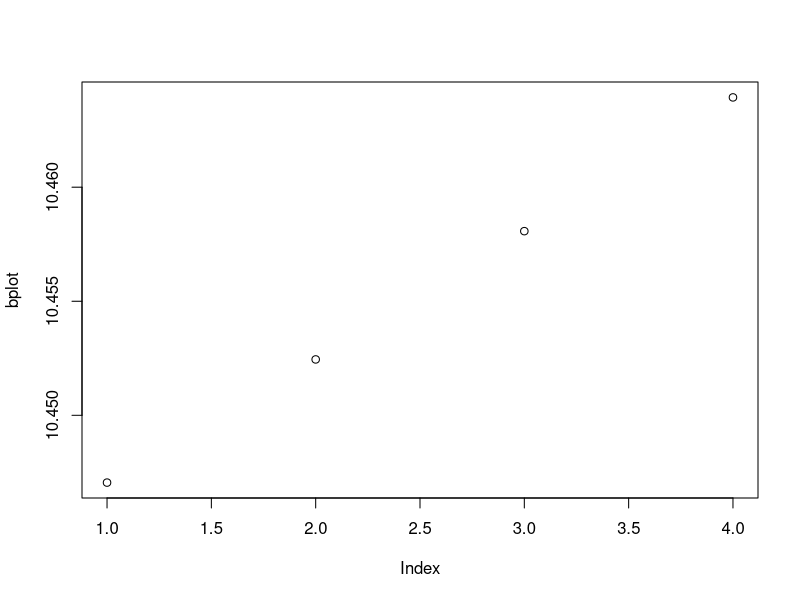
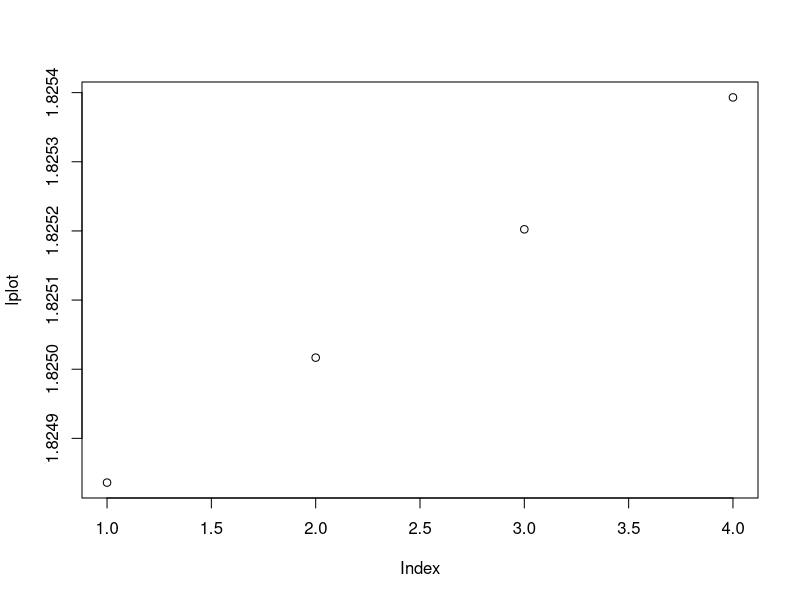

Reproduce these figures in R, in order.
#C�digo del Reto #3
#Realizado por...Juan Pablo Amorocho, Nicolas P�rez Fonseca, Jose Alejandro Lopez Garcia y
#Diego Fernando Trujillo Alvarez
#Ingreso de Datos:
l = 0.03200
n = 1.82466
b = 1.61305
uc =10.44186 
ux = 0.30010 
h = 0.5
k = 1
#Funciones: 
Mean <-function(l,n,uc,ux,h){
  temp <- (l/n)*uc*ux*h
  return(temp) 
}

Variance <-function(l,n,b,uc,ux,h){
  temp <- ((2*l)/(n^3))*((n*h)-1+exp(-n*h))*(2*uc*(ux^2)+(((b^2)*(ux^2)*uc*(uc-1))/((b^2)-(n^2))))-((2*l)*((b*h)-1+exp(-b*h))*(((ux^2)*uc*(uc-1))/((b^2)*((b^2)-(n^2)))))
  return(temp) 
}

Covarianza <- function(l,n,b,uc,ux,h,k){
  temp <- ((2*l)/(n^3))*((1+exp((-n)*h))^2)*(exp((-n)*(k-1)*h))*((uc*(ux^2))+((((b^2)*(ux^2)*uc*(uc-1))/(2*((b^2)-(n^2))))))-(2*l)*((1-exp(-1*b*h))^2)*exp((-b)*(k-1)*h)*((uc*(ux^2) * (uc - 1))/((2*b^2)* ((b^2)-(n^2))))
  return(temp)
}
#Valores Iniciales: 
esperanza=Mean(l,n,uc,ux,h)
esperanza

varianza=Variance(l,n,b,uc,ux,h)
varianza

covarianza=Covarianza(l,n,b,uc,ux,h,k)
covarianza

varianza=Variance(l,n,b,uc,ux,h)
varianza

# vanilla RK4 escrito en R (09Dec2011) v1.1m, Modificado el (24Noviembre2020)
#	C�digo Runge-Kutta modificado para Sistemas de Ecuaciones.
# Conceptos obtenidos de:
#  http://en.wikipedia.org/wiki/Runge-Kutta_methods
#  http://www.cms.livjm.ac.uk/etchells/notes/ma200/2ndodes.pdf
#
#	El c�digo fue modificado para cumplir con las especificaciones de este proyecto.
# Es funcional para cinco variables incognitas en un sistema de ecuaci�n.


rk4 <- function(f1,f2, f3, h, linit, nilit, binit, ucinit, uxinit, kinit, limit) {
  l  <- linit  #0.03200
  n  <- nilit  #1.82466
  b  <- binit  #1.61305
  uc <- ucinit #10.44186
  ux <- uxinit #0.30010
  k  <- kinit  #1
  
  lplot  <- c()
  nplot  <- c()
  bplot  <- c()
  ucplot <- c()
  uxplot <- c()
  k<-c()
  j<-c()
  p<-c()
  s<-c()
  q<-c()
  
  counter = 1
  while (limit > 0) {
    
    
    k[1] <- h*f1(l,n,uc, ux,h)
    j[1] <- h*f2(l,n,b,uc, ux,h)
    p[1] <- h*f3(l,n,b,uc,ux,h,1)
    s[1] <- h*f3(l,n,b,uc,ux,h,2)
    q[1] <- h*f3(l,n,b,uc,ux,h,3)
    k[1]
    k[2] <- h*f1(l+ 0.5*k[1],n + 0.5*j[1],uc + 0.5*s[1], ux + 0.5*q[1],h)
    j[2] <- h*f2(l + 0.5*k[1],n + 0.5*j[1],b + 0.5*p[1],uc + 0.5*s[1],ux + 0.5*q[1],h)
    p[2] <- h*f3(l + 0.5*k[1],n + 0.5*j[1],b + 0.5*p[1],uc + 0.5*s[1],ux + 0.5*q[1],h,1)
    s[2] <- h*f3(l + 0.5*k[1],n + 0.5*j[1],b + 0.5*p[1],uc + 0.5*s[1],ux + 0.5*q[1],h,2)
    q[2] <- h*f3(l + 0.5*k[1],n + 0.5*j[1],b + 0.5*p[1],uc + 0.5*s[1],ux + 0.5*q[1],h,3)
    
    k[3] <- h*f1(l + 0.5*k[2],n + 0.5*j[2],uc + 0.5*s[2], ux + 0.5*q[2],h)
    j[3] <- h*f2(l + 0.5*k[2],n + 0.5*j[2],b + 0.5*p[2],uc + 0.5*s[2],ux + 0.5*q[2],h)
    p[3] <- h*f3(l + 0.5*k[2],n + 0.5*j[2],b + 0.5*p[2],uc + 0.5*s[2],ux + 0.5*q[2],h,1)
    s[3] <- h*f3(l + 0.5*k[2],n + 0.5*j[2],b + 0.5*p[2],uc + 0.5*s[2],ux + 0.5*q[2],h,2)
    q[3] <- h*f3(l + 0.5*k[2],n + 0.5*j[2],b + 0.5*p[2],uc + 0.5*s[2],ux + 0.5*q[2],h,3)
    
    k[4] <- h*f1(l + k[3],n + j[3],uc + s[3], ux + q[3] ,h)
    j[4] <- h*f2(l + k[3],n + j[3],b + p[3],uc + s[3],ux + q[3] ,h)
    p[4] <- h*f3(l + k[3],n + j[3],b + p[3],uc + s[3],ux + q[3] ,h,1)
    s[4] <- h*f3(l + k[3],n + j[3],b + p[3],uc + s[3],ux + q[3] ,h,2)
    q[4] <- h*f3(l + k[3],n + j[3],b + p[3],uc + s[3],ux + q[3] ,h,3)
    
    l = l + (1./6)*(k[1] + 2*k[2] + 2*k[3] + k[4])
    n = n + (1./6)*(j[1] + 2*j[2] + 2*j[3] + j[4])
    b = b + (1./6)*(p[1] + 2*p[2] + 2*p[3] + p[4])
    uc = uc + (1./6)*(s[1] + 2*s[2] + 2*s[3] + s[4])
    ux = ux + (1./6)*(q[1] + 2*q[2] + 2*q[3] + q[4])
    
    limit <- limit - 1
    
    lplot [counter] = l
    bplot [counter] = b
    nplot [counter] = n
    ucplot[counter] = uc
    uxplot[counter] = ux
    counter = counter + 1
  }
  plot(bplot)
  plot(lplot)
  cat("Esperanza con resultados en Runge-Kutta: ", f1(lplot[4],nplot[4],ucplot[4],uxplot[4],h), "\n")
  cat("Varianza con resultados en Runge-Kutta: ", f2(lplot[4],nplot[4],bplot[4],ucplot[4],uxplot[4],h),"\n")
  cat("Auto-Lag-1 con resultados en Runge-Kutta: ", f3(lplot[4],nplot[4],bplot[4],ucplot[4],uxplot[4],h,1),"\n")
  cat("Auto-Lag-2 con resultados en Runge-Kutta: ", f3(lplot[4],nplot[4],bplot[4],ucplot[4],uxplot[4],h,2),"\n") 
  cat("Auto-Lag-3 con resultados en Runge-Kutta: ", f3(lplot[4],nplot[4],bplot[4],ucplot[4],uxplot[4],h,3),"\n") 
  return (list(v1 = lplot, v2 = nplot, v3 = bplot, v4 = ucplot, v5 = uxplot))
  
}

switcheroo <- function(newv, v4, v3, v2)
{
  vnew = c()
  vnew[1] = v2
  vnew[2] = v3
  vnew[3] = v4
  vnew[4] = newv
  return (vnew)
}
#C�digo Adam Bashford WIP.

adambashfordVector <- function(f1, f2, f3, h, v1, v2, v3, v4, v5, k, tf)
{
  #En bashford, recibimos vectores de tama�o 4 para cada variable.
  #Orden debe de ser, Posici�n 4 es el mas reciente o V0, Posici�n 1 el mas antiguo o V-3
  lplot <- c()
  nplot  <- c()
  bplot  <- c()
  ucplot <- c()
  uxplot <- c()
  counter = 1
  while(tf >= counter)
  {
    y4 <- c(v1[4], v2[4], v3[4], v4[4], v5[4])
    fy4 <- c(f1(v1[4], v2[4], v4[4], v5[4], h), f2(v1[4], v2[4], v3[4], v4[4], v5[4], h), f3(v1[4], v2[4], v3[4], v4[4], v5[4], h, 1), f3(v1[4], v2[4], v3[4], v4[4], v5[4], h, 2), f3(v1[4], v2[4], v3[4], v4[4], v5[4], h, 3))
    fy3 <- c(f1(v1[3], v2[3], v4[3], v5[3], h), f2(v1[3], v2[3], v3[3], v4[3], v5[3], h), f3(v1[3], v2[3], v3[3], v4[3], v5[3], h, 1), f3(v1[3], v2[3], v3[3], v4[3], v5[3], h, 2), f3(v1[3], v2[3], v3[3], v4[3], v5[3], h, 3))
    fy2 <- c(f1(v1[2], v2[2], v4[2], v5[2], h), f2(v1[2], v2[2], v3[2], v4[2], v5[2], h), f3(v1[2], v2[2], v3[2], v4[2], v5[2], h, 1), f3(v1[2], v2[2], v3[2], v4[2], v5[2], h, 2), f3(v1[2], v2[2], v3[2], v4[2], v5[2], h, 3))
    fy1 <- c(f1(v1[1], v2[1], v4[1], v5[1], h), f2(v1[1], v2[1], v3[1], v4[1], v5[1], h), f3(v1[1], v2[1], v3[1], v4[1], v5[1], h, 1), f3(v1[1], v2[1], v3[1], v4[1], v5[1], h, 2), f3(v1[1], v2[1], v3[1], v4[1], v5[1], h, 3))
    
    y5 <- y4 + (h/24) * (55 * fy4 - 59 * fy3 + 37 * fy2 - 9 * fy1)
    fy5 <- c(f1(y5[1],y5[2],y5[4],y5[5], h), f2(y5[1],y5[2], y5[3],y5[4],y5[5], h),f3(y5[1],y5[2], y5[3],y5[4],y5[5], h, 1),f3(y5[1],y5[2], y5[3],y5[4],y5[5], h, 2),f3(y5[1],y5[2], y5[3],y5[4],y5[5], h, 3))
    y5M <- y4 + (h/24) * (9 * fy5 + 19 * fy4 - 5 * fy3 + fy2)

    v1 <- switcheroo(y5M[1], v1[4], v1[3], v1[2])
    v2 <- switcheroo(y5M[2], v2[4], v2[3], v2[2])
    v3 <- switcheroo(y5M[3], v3[4], v3[3], v3[2])
    v4 <- switcheroo(y5M[4], v4[4], v4[3], v4[2])
    v4 <- switcheroo(y5M[5], v5[4], v5[3], v5[2])
    
  
    
    lplot[counter] <- y5M[1]
    nplot[counter] <- y5M[2]
    bplot[counter] <- y5M[3]
    ucplot[counter] <- y5M[4]
    uxplot[counter] <- y5M[5]

    counter = counter + 1
  }
  
  cat("Esperanza con resultados en Runge-Kutta: ", f1(lplot[1],nplot[1],ucplot[1],uxplot[1],h), "\n")
  cat("Varianza con resultados en Runge-Kutta: ", f2(lplot[1],nplot[1],bplot[1],ucplot[1],uxplot[1],h),"\n")
  cat("Auto-Lag-1 con resultados en Runge-Kutta: ", f3(lplot[1],nplot[1],bplot[1],ucplot[1],uxplot[1],h,1),"\n")
  cat("Auto-Lag-2 con resultados en Runge-Kutta: ", f3(lplot[1],nplot[1],bplot[1],ucplot[1],uxplot[1],h,2),"\n") 
  cat("Auto-Lag-3 con resultados en Runge-Kutta: ", f3(lplot[1],nplot[1],bplot[1],ucplot[1],uxplot[1],h,3),"\n")

}


#Primer M�todo de Resoluci�n de Sistemas de Ecuaciones.
#Se usa Runge-Kutta Orden 4 como primer m�todo.
lista = rk4(Mean,Variance,Covarianza,l,n,b,uc,ux,h,k,4)
lvec = lista[[1]]
nvec = lista[[2]]
bvec = lista[[3]]
ucvec = lista[[4]]
uxvec = lista[[5]]
#Adam Bashford? 
adambashfordVector(Mean, Variance, Covarianza,h, lvec, nvec, bvec, ucvec, uxvec,k,1)
